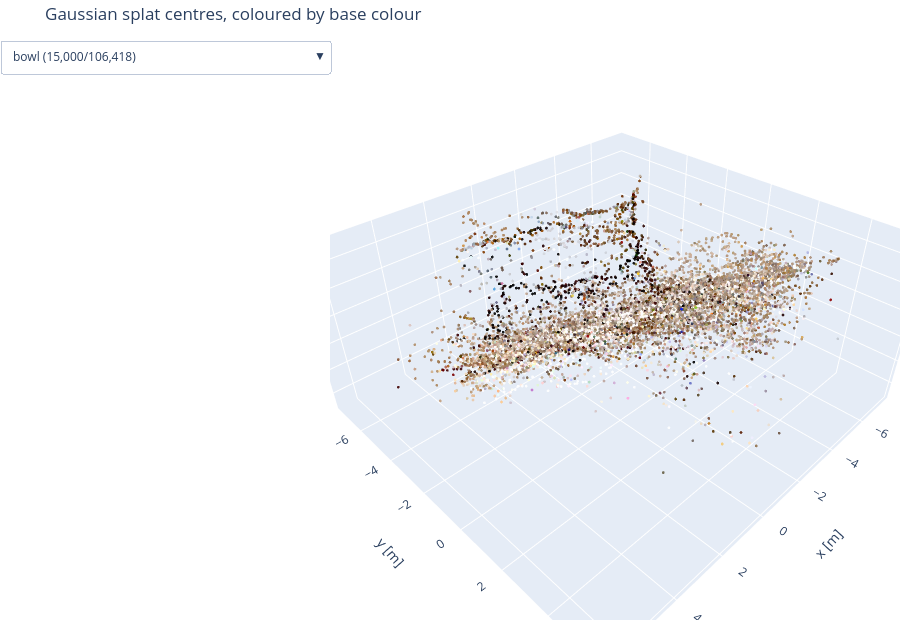

Source (notebook cell):
### Markdown cell above
## Interactive view
Use the dropdown (top-left) to switch splat. Drag to orbit, scroll to zoom.

### Code cell
splat_figure(SPLATS, max_points=15_000, title="Gaussian splat centres, coloured by base colour").show()

### Figure 1 — Plotly figure (JSON) as saved in the notebook; plotly's stock layout.template omitted (floating-point values rounded to 4 significant figures; data arrays with more than 128 entries replaced by an {"elided": "..."} marker saying what was removed)
{"data": [{"hoverinfo": "skip", "marker": {"color": {"elided": "15000 str values"}, "opacity": 0.9, "size": 1.6}, "mode": "markers", "name": "bowl (15,000/106,418)", "type": "scatter3d", "visible": true, "x": {"elided": "15000 float values"}, "y": {"elided": "15000 float values"}, "z": {"elided": "15000 float values"}}, {"hoverinfo": "skip", "marker": {"color": {"elided": "15000 str values"}, "opacity": 0.9, "size": 1.6}, "mode": "markers", "name": "scanned fruit bowl (own SfM+3DGS) (15,000/93,602)", "type": "scatter3d", "visible": false, "x": {"elided": "15000 float values"}, "y": {"elided": "15000 float values"}, "z": {"elided": "15000 float values"}}, {"hoverinfo": "skip", "marker": {"color": {"elided": "15000 str values"}, "opacity": 0.9, "size": 1.6}, "mode": "markers", "name": "DISCOVERSE pink bowl (15,000/155,885)", "type": "scatter3d", "visible": false, "x": {"elided": "15000 float values"}, "y": {"elided": "15000 float values"}, "z": {"elided": "15000 float values"}}, {"hoverinfo": "skip", "marker": {"color": {"elided": "15000 str values"}, "opacity": 0.9, "size": 1.6}, "mode": "markers", "name": "DISCOVERSE white plate (15,000/34,728)", "type": "scatter3d", "visible": false, "x": {"elided": "15000 float values"}, "y": {"elided": "15000 float values"}, "z": {"elided": "15000 float values"}}, {"hoverinfo": "skip", "marker": {"color": {"elided": "15000 str values"}, "opacity": 0.9, "size": 1.6}, "mode": "markers", "name": "DISCOVERSE table cloth (15,000/106,151)", "type": "scatter3d", "visible": false, "x": {"elided": "15000 float values"}, "y": {"elided": "15000 float values"}, "z": {"elided": "15000 float values"}}], "layout": {"height": 620, "margin": {"b": 0, "l": 0, "r": 0, "t": 40}, "scene": {"aspectmode": "data", "camera": {"up": {"x": 0, "y": 0, "z": 1}}, "xaxis": {"title": {"text": "x [m]"}}, "yaxis": {"title": {"text": "y [m]"}}, "zaxis": {"title": {"text": "z [m]"}}}, "title": {"text": "Gaussian splat centres, coloured by base colour"}, "updatemenus": [{"buttons": [{"args": [{"visible": [true, false, false, false, false]}], "label": "bowl (15,000/106,418)", "method": "update"}, {"args": [{"visible": [false, true, false, false, false]}], "label": "scanned fruit bowl (own SfM+3DGS) (15,000/93,602)", "method": "update"}, {"args": [{"visible": [false, false, true, false, false]}], "label": "DISCOVERSE pink bowl (15,000/155,885)", "method": "update"}, {"args": [{"visible": [false, false, false, true, false]}], "label": "DISCOVERSE white plate (15,000/34,728)", "method": "update"}, {"args": [{"visible": [false, false, false, false, true]}], "label": "DISCOVERSE table cloth (15,000/106,151)", "method": "update"}], "x": 0.0, "y": 1.0}]}}
